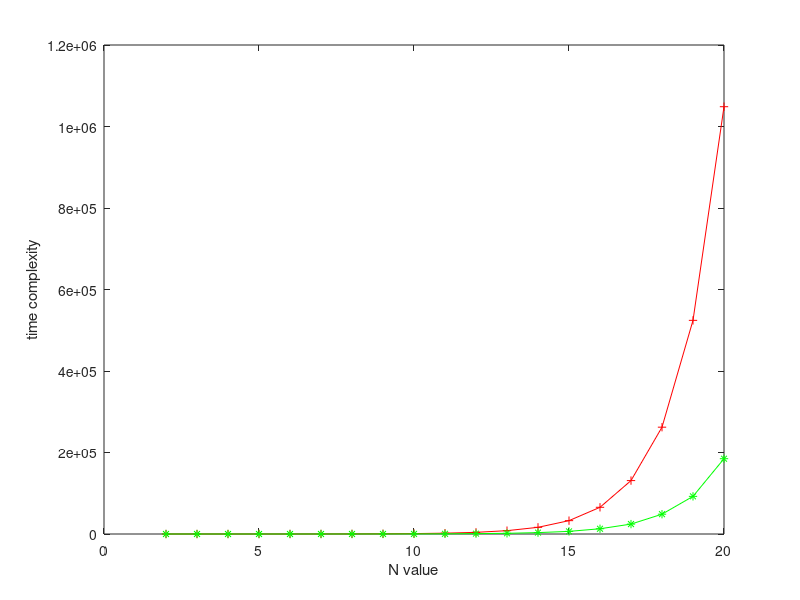

MATLAB code for this plot: (Note: this script raises an error after producing the figure.)
n0 = 2:20;
 
N1= power(2,n0);
N2=n0;
j=1;
for i=n0
    N2(j)=nchoosek(i,floor(i/2));
   j=j+1;
end
 
plot(n0,N1,'-r+')
%title('M=N/2')
hold on
xlabel('N value');
ylabel('time complexity')
plot(n0,N2,'-g*')
legend('Williams''  method ','Proposed method (M=N/2)',2)
